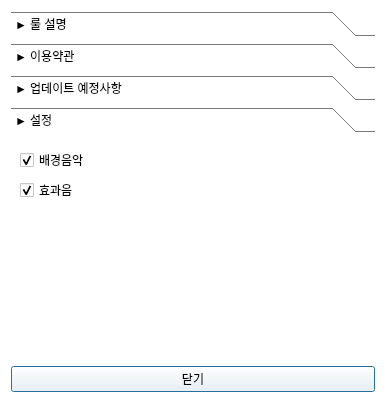
<?xml version="1.0" encoding="UTF-8"?>
<ui version="4.0">
 <class>Dialog</class>
 <widget class="QDialog" name="Dialog">
  <property name="windowModality">
   <enum>Qt::ApplicationModal</enum>
  </property>
  <property name="geometry">
   <rect>
    <x>0</x>
    <y>0</y>
    <width>386</width>
    <height>403</height>
   </rect>
  </property>
  <property name="windowTitle">
   <string>Dialog</string>
  </property>
  <property name="styleSheet">
   <string notr="true">background-color: rgb(255, 255, 255);</string>
  </property>
  <property name="modal">
   <bool>false</bool>
  </property>
  <layout class="QVBoxLayout" name="verticalLayout_2">
   <item>
    <widget class="QToolBox" name="toolBox">
     <property name="currentIndex">
      <number>3</number>
     </property>
     <widget class="QWidget" name="page_5">
      <property name="geometry">
       <rect>
        <x>0</x>
        <y>0</y>
        <width>368</width>
        <height>161</height>
       </rect>
      </property>
      <attribute name="label">
       <string>► 룰 설명 </string>
      </attribute>
      <layout class="QHBoxLayout" name="horizontalLayout_9">
       <item>
        <widget class="QScrollArea" name="scrollArea_4">
         <property name="widgetResizable">
          <bool>true</bool>
         </property>
         <widget class="QWidget" name="scrollAreaWidgetContents_4">
          <property name="geometry">
           <rect>
            <x>0</x>
            <y>0</y>
            <width>348</width>
            <height>141</height>
           </rect>
          </property>
          <layout class="QHBoxLayout" name="horizontalLayout_10">
           <item>
            <widget class="QTextEdit" name="textEdit_4">
             <property name="html">
              <string>&lt;!DOCTYPE HTML PUBLIC &quot;-//W3C//DTD HTML 4.0//EN&quot; &quot;http://www.w3.org/TR/REC-html40/strict.dtd&quot;&gt;
&lt;html&gt;&lt;head&gt;&lt;meta name=&quot;qrichtext&quot; content=&quot;1&quot; /&gt;&lt;style type=&quot;text/css&quot;&gt;
p, li { white-space: pre-wrap; }
&lt;/style&gt;&lt;/head&gt;&lt;body style=&quot; font-family:'Pretendard Medium'; font-size:9pt; font-weight:400; font-style:normal;&quot;&gt;
&lt;p style=&quot; margin-top:0px; margin-bottom:0px; margin-left:0px; margin-right:0px; -qt-block-indent:0; text-indent:0px;&quot;&gt;&lt;span style=&quot; font-family:'.AppleSystemUIFont'; font-size:13pt;&quot;&gt;룰 글로 설명 or 사진첨부&lt;/span&gt;&lt;/p&gt;
&lt;p style=&quot; margin-top:0px; margin-bottom:0px; margin-left:0px; margin-right:0px; -qt-block-indent:0; text-indent:0px;&quot;&gt;&lt;span style=&quot; font-family:'.AppleSystemUIFont'; font-size:13pt;&quot;&gt;ㄹ&lt;/span&gt;&lt;/p&gt;
&lt;p style=&quot; margin-top:0px; margin-bottom:0px; margin-left:0px; margin-right:0px; -qt-block-indent:0; text-indent:0px;&quot;&gt;&lt;span style=&quot; font-family:'.AppleSystemUIFont'; font-size:13pt;&quot;&gt;ㄹ&lt;/span&gt;&lt;/p&gt;
&lt;p style=&quot; margin-top:0px; margin-bottom:0px; margin-left:0px; margin-right:0px; -qt-block-indent:0; text-indent:0px;&quot;&gt;&lt;span style=&quot; font-family:'.AppleSystemUIFont'; font-size:13pt;&quot;&gt;ㄹ&lt;/span&gt;&lt;/p&gt;
&lt;p style=&quot; margin-top:0px; margin-bottom:0px; margin-left:0px; margin-right:0px; -qt-block-indent:0; text-indent:0px;&quot;&gt;&lt;span style=&quot; font-family:'.AppleSystemUIFont'; font-size:13pt;&quot;&gt;ㄹ&lt;/span&gt;&lt;/p&gt;
&lt;p style=&quot; margin-top:0px; margin-bottom:0px; margin-left:0px; margin-right:0px; -qt-block-indent:0; text-indent:0px;&quot;&gt;&lt;span style=&quot; font-family:'.AppleSystemUIFont'; font-size:13pt;&quot;&gt;ㄹ&lt;/span&gt;&lt;/p&gt;
&lt;p style=&quot; margin-top:0px; margin-bottom:0px; margin-left:0px; margin-right:0px; -qt-block-indent:0; text-indent:0px;&quot;&gt;&lt;span style=&quot; font-family:'.AppleSystemUIFont'; font-size:13pt;&quot;&gt;ㄹ&lt;/span&gt;&lt;/p&gt;
&lt;p style=&quot; margin-top:0px; margin-bottom:0px; margin-left:0px; margin-right:0px; -qt-block-indent:0; text-indent:0px;&quot;&gt;&lt;span style=&quot; font-family:'.AppleSystemUIFont'; font-size:13pt;&quot;&gt;ㄹ&lt;/span&gt;&lt;/p&gt;
&lt;p style=&quot; margin-top:0px; margin-bottom:0px; margin-left:0px; margin-right:0px; -qt-block-indent:0; text-indent:0px;&quot;&gt;&lt;span style=&quot; font-family:'.AppleSystemUIFont'; font-size:13pt;&quot;&gt;ㄹ&lt;/span&gt;&lt;/p&gt;
&lt;p style=&quot; margin-top:0px; margin-bottom:0px; margin-left:0px; margin-right:0px; -qt-block-indent:0; text-indent:0px;&quot;&gt;&lt;span style=&quot; font-family:'.AppleSystemUIFont'; font-size:13pt;&quot;&gt;ㄹ&lt;/span&gt;&lt;/p&gt;
&lt;p style=&quot; margin-top:0px; margin-bottom:0px; margin-left:0px; margin-right:0px; -qt-block-indent:0; text-indent:0px;&quot;&gt;&lt;span style=&quot; font-family:'.AppleSystemUIFont'; font-size:13pt;&quot;&gt;ㄹ&lt;/span&gt;&lt;/p&gt;
&lt;p style=&quot; margin-top:0px; margin-bottom:0px; margin-left:0px; margin-right:0px; -qt-block-indent:0; text-indent:0px;&quot;&gt;&lt;span style=&quot; font-family:'.AppleSystemUIFont'; font-size:13pt;&quot;&gt;ㄹ&lt;/span&gt;&lt;/p&gt;
&lt;p style=&quot; margin-top:0px; margin-bottom:0px; margin-left:0px; margin-right:0px; -qt-block-indent:0; text-indent:0px;&quot;&gt;&lt;span style=&quot; font-family:'.AppleSystemUIFont'; font-size:13pt;&quot;&gt;ㄹ&lt;/span&gt;&lt;/p&gt;
&lt;p style=&quot; margin-top:0px; margin-bottom:0px; margin-left:0px; margin-right:0px; -qt-block-indent:0; text-indent:0px;&quot;&gt;&lt;span style=&quot; font-family:'.AppleSystemUIFont'; font-size:13pt;&quot;&gt;ㄹ&lt;/span&gt;&lt;/p&gt;
&lt;p style=&quot; margin-top:0px; margin-bottom:0px; margin-left:0px; margin-right:0px; -qt-block-indent:0; text-indent:0px;&quot;&gt;&lt;span style=&quot; font-family:'.AppleSystemUIFont'; font-size:13pt;&quot;&gt;ㄹ&lt;/span&gt;&lt;/p&gt;
&lt;p style=&quot; margin-top:0px; margin-bottom:0px; margin-left:0px; margin-right:0px; -qt-block-indent:0; text-indent:0px;&quot;&gt;&lt;span style=&quot; font-family:'.AppleSystemUIFont'; font-size:13pt;&quot;&gt;ㄹ&lt;/span&gt;&lt;/p&gt;
&lt;p style=&quot; margin-top:0px; margin-bottom:0px; margin-left:0px; margin-right:0px; -qt-block-indent:0; text-indent:0px;&quot;&gt;&lt;span style=&quot; font-family:'.AppleSystemUIFont'; font-size:13pt;&quot;&gt;ㄹ&lt;/span&gt;&lt;/p&gt;
&lt;p style=&quot; margin-top:0px; margin-bottom:0px; margin-left:0px; margin-right:0px; -qt-block-indent:0; text-indent:0px;&quot;&gt;&lt;span style=&quot; font-family:'.AppleSystemUIFont'; font-size:13pt;&quot;&gt;ㄹ&lt;/span&gt;&lt;/p&gt;
&lt;p style=&quot; margin-top:0px; margin-bottom:0px; margin-left:0px; margin-right:0px; -qt-block-indent:0; text-indent:0px;&quot;&gt;&lt;span style=&quot; font-family:'.AppleSystemUIFont'; font-size:13pt;&quot;&gt;ㄹ&lt;/span&gt;&lt;/p&gt;
&lt;p style=&quot; margin-top:0px; margin-bottom:0px; margin-left:0px; margin-right:0px; -qt-block-indent:0; text-indent:0px;&quot;&gt;&lt;span style=&quot; font-family:'.AppleSystemUIFont'; font-size:13pt;&quot;&gt;ㄹ&lt;/span&gt;&lt;/p&gt;
&lt;p style=&quot; margin-top:0px; margin-bottom:0px; margin-left:0px; margin-right:0px; -qt-block-indent:0; text-indent:0px;&quot;&gt;&lt;span style=&quot; font-family:'.AppleSystemUIFont'; font-size:13pt;&quot;&gt;ㄹ&lt;/span&gt;&lt;/p&gt;
&lt;p style=&quot; margin-top:0px; margin-bottom:0px; margin-left:0px; margin-right:0px; -qt-block-indent:0; text-indent:0px;&quot;&gt;&lt;span style=&quot; font-family:'.AppleSystemUIFont'; font-size:13pt;&quot;&gt;ㄹ&lt;/span&gt;&lt;/p&gt;
&lt;p style=&quot; margin-top:0px; margin-bottom:0px; margin-left:0px; margin-right:0px; -qt-block-indent:0; text-indent:0px;&quot;&gt;&lt;span style=&quot; font-family:'.AppleSystemUIFont'; font-size:13pt;&quot;&gt;ㄹ&lt;/span&gt;&lt;/p&gt;
&lt;p style=&quot; margin-top:0px; margin-bottom:0px; margin-left:0px; margin-right:0px; -qt-block-indent:0; text-indent:0px;&quot;&gt;&lt;span style=&quot; font-family:'.AppleSystemUIFont'; font-size:13pt;&quot;&gt;ㄹ&lt;/span&gt;&lt;/p&gt;
&lt;p style=&quot; margin-top:0px; margin-bottom:0px; margin-left:0px; margin-right:0px; -qt-block-indent:0; text-indent:0px;&quot;&gt;&lt;span style=&quot; font-family:'.AppleSystemUIFont'; font-size:13pt;&quot;&gt;ㄹ&lt;/span&gt;&lt;/p&gt;
&lt;p style=&quot; margin-top:0px; margin-bottom:0px; margin-left:0px; margin-right:0px; -qt-block-indent:0; text-indent:0px;&quot;&gt;&lt;span style=&quot; font-family:'.AppleSystemUIFont'; font-size:13pt;&quot;&gt;ㄹ&lt;/span&gt;&lt;/p&gt;
&lt;p style=&quot; margin-top:0px; margin-bottom:0px; margin-left:0px; margin-right:0px; -qt-block-indent:0; text-indent:0px;&quot;&gt;&lt;span style=&quot; font-family:'.AppleSystemUIFont'; font-size:13pt;&quot;&gt;ㄹ&lt;/span&gt;&lt;/p&gt;
&lt;p style=&quot; margin-top:0px; margin-bottom:0px; margin-left:0px; margin-right:0px; -qt-block-indent:0; text-indent:0px;&quot;&gt;&lt;span style=&quot; font-family:'.AppleSystemUIFont'; font-size:13pt;&quot;&gt;ㄹ&lt;/span&gt;&lt;/p&gt;
&lt;p style=&quot; margin-top:0px; margin-bottom:0px; margin-left:0px; margin-right:0px; -qt-block-indent:0; text-indent:0px;&quot;&gt;&lt;span style=&quot; font-family:'.AppleSystemUIFont'; font-size:13pt;&quot;&gt;ㄹ&lt;/span&gt;&lt;/p&gt;
&lt;p style=&quot; margin-top:0px; margin-bottom:0px; margin-left:0px; margin-right:0px; -qt-block-indent:0; text-indent:0px;&quot;&gt;&lt;span style=&quot; font-family:'.AppleSystemUIFont'; font-size:13pt;&quot;&gt;ㄹ&lt;/span&gt;&lt;/p&gt;
&lt;p style=&quot; margin-top:0px; margin-bottom:0px; margin-left:0px; margin-right:0px; -qt-block-indent:0; text-indent:0px;&quot;&gt;&lt;span style=&quot; font-family:'.AppleSystemUIFont'; font-size:13pt;&quot;&gt;ㄹ&lt;/span&gt;&lt;/p&gt;
&lt;p style=&quot; margin-top:0px; margin-bottom:0px; margin-left:0px; margin-right:0px; -qt-block-indent:0; text-indent:0px;&quot;&gt;&lt;span style=&quot; font-family:'.AppleSystemUIFont'; font-size:13pt;&quot;&gt;ㄹ&lt;/span&gt;&lt;/p&gt;
&lt;p style=&quot; margin-top:0px; margin-bottom:0px; margin-left:0px; margin-right:0px; -qt-block-indent:0; text-indent:0px;&quot;&gt;&lt;span style=&quot; font-family:'.AppleSystemUIFont'; font-size:13pt;&quot;&gt;ㄹ&lt;/span&gt;&lt;/p&gt;
&lt;p style=&quot;-qt-paragraph-type:empty; margin-top:0px; margin-bottom:0px; margin-left:0px; margin-right:0px; -qt-block-indent:0; text-indent:0px; font-family:'.AppleSystemUIFont'; font-size:13pt;&quot;&gt;&lt;br /&gt;&lt;/p&gt;&lt;/body&gt;&lt;/html&gt;</string>
             </property>
            </widget>
           </item>
          </layout>
         </widget>
        </widget>
       </item>
      </layout>
     </widget>
     <widget class="QWidget" name="page">
      <property name="geometry">
       <rect>
        <x>0</x>
        <y>0</y>
        <width>368</width>
        <height>161</height>
       </rect>
      </property>
      <attribute name="label">
       <string>► 이용약관</string>
      </attribute>
      <layout class="QHBoxLayout" name="horizontalLayout_2">
       <item>
        <widget class="QScrollArea" name="scrollArea">
         <property name="widgetResizable">
          <bool>true</bool>
         </property>
         <widget class="QWidget" name="scrollAreaWidgetContents">
          <property name="geometry">
           <rect>
            <x>0</x>
            <y>0</y>
            <width>348</width>
            <height>141</height>
           </rect>
          </property>
          <layout class="QHBoxLayout" name="horizontalLayout_8">
           <item>
            <widget class="QTextEdit" name="textEdit_3">
             <property name="html">
              <string>&lt;!DOCTYPE HTML PUBLIC &quot;-//W3C//DTD HTML 4.0//EN&quot; &quot;http://www.w3.org/TR/REC-html40/strict.dtd&quot;&gt;
&lt;html&gt;&lt;head&gt;&lt;meta name=&quot;qrichtext&quot; content=&quot;1&quot; /&gt;&lt;style type=&quot;text/css&quot;&gt;
p, li { white-space: pre-wrap; }
&lt;/style&gt;&lt;/head&gt;&lt;body style=&quot; font-family:'Pretendard Medium'; font-size:9pt; font-weight:400; font-style:normal;&quot;&gt;
&lt;p style=&quot; margin-top:0px; margin-bottom:0px; margin-left:0px; margin-right:0px; -qt-block-indent:0; text-indent:0px;&quot;&gt;&lt;span style=&quot; font-family:'.AppleSystemUIFont'; font-size:13pt;&quot;&gt;ㅇ&lt;/span&gt;&lt;/p&gt;
&lt;p style=&quot; margin-top:0px; margin-bottom:0px; margin-left:0px; margin-right:0px; -qt-block-indent:0; text-indent:0px;&quot;&gt;&lt;span style=&quot; font-family:'.AppleSystemUIFont'; font-size:13pt;&quot;&gt;ㅇ&lt;/span&gt;&lt;/p&gt;
&lt;p style=&quot; margin-top:0px; margin-bottom:0px; margin-left:0px; margin-right:0px; -qt-block-indent:0; text-indent:0px;&quot;&gt;&lt;span style=&quot; font-family:'.AppleSystemUIFont'; font-size:13pt;&quot;&gt;ㅇ&lt;/span&gt;&lt;/p&gt;
&lt;p style=&quot; margin-top:0px; margin-bottom:0px; margin-left:0px; margin-right:0px; -qt-block-indent:0; text-indent:0px;&quot;&gt;&lt;span style=&quot; font-family:'.AppleSystemUIFont'; font-size:13pt;&quot;&gt;ㅇ&lt;/span&gt;&lt;/p&gt;
&lt;p style=&quot; margin-top:0px; margin-bottom:0px; margin-left:0px; margin-right:0px; -qt-block-indent:0; text-indent:0px;&quot;&gt;&lt;span style=&quot; font-family:'.AppleSystemUIFont'; font-size:13pt;&quot;&gt;ㅇ&lt;/span&gt;&lt;/p&gt;
&lt;p style=&quot; margin-top:0px; margin-bottom:0px; margin-left:0px; margin-right:0px; -qt-block-indent:0; text-indent:0px;&quot;&gt;&lt;span style=&quot; font-family:'.AppleSystemUIFont'; font-size:13pt;&quot;&gt;ㅇ&lt;/span&gt;&lt;/p&gt;
&lt;p style=&quot; margin-top:0px; margin-bottom:0px; margin-left:0px; margin-right:0px; -qt-block-indent:0; text-indent:0px;&quot;&gt;&lt;span style=&quot; font-family:'.AppleSystemUIFont'; font-size:13pt;&quot;&gt;ㅇ&lt;/span&gt;&lt;/p&gt;
&lt;p style=&quot; margin-top:0px; margin-bottom:0px; margin-left:0px; margin-right:0px; -qt-block-indent:0; text-indent:0px;&quot;&gt;&lt;span style=&quot; font-family:'.AppleSystemUIFont'; font-size:13pt;&quot;&gt;ㅇ&lt;/span&gt;&lt;/p&gt;
&lt;p style=&quot; margin-top:0px; margin-bottom:0px; margin-left:0px; margin-right:0px; -qt-block-indent:0; text-indent:0px;&quot;&gt;&lt;span style=&quot; font-family:'.AppleSystemUIFont'; font-size:13pt;&quot;&gt;ㅇ&lt;/span&gt;&lt;/p&gt;
&lt;p style=&quot; margin-top:0px; margin-bottom:0px; margin-left:0px; margin-right:0px; -qt-block-indent:0; text-indent:0px;&quot;&gt;&lt;span style=&quot; font-family:'.AppleSystemUIFont'; font-size:13pt;&quot;&gt;ㅇ&lt;/span&gt;&lt;/p&gt;
&lt;p style=&quot; margin-top:0px; margin-bottom:0px; margin-left:0px; margin-right:0px; -qt-block-indent:0; text-indent:0px;&quot;&gt;&lt;span style=&quot; font-family:'.AppleSystemUIFont'; font-size:13pt;&quot;&gt;ㅇ&lt;/span&gt;&lt;/p&gt;
&lt;p style=&quot; margin-top:0px; margin-bottom:0px; margin-left:0px; margin-right:0px; -qt-block-indent:0; text-indent:0px;&quot;&gt;&lt;span style=&quot; font-family:'.AppleSystemUIFont'; font-size:13pt;&quot;&gt;ㅇ&lt;/span&gt;&lt;/p&gt;
&lt;p style=&quot; margin-top:0px; margin-bottom:0px; margin-left:0px; margin-right:0px; -qt-block-indent:0; text-indent:0px;&quot;&gt;&lt;span style=&quot; font-family:'.AppleSystemUIFont'; font-size:13pt;&quot;&gt;ㅇ&lt;/span&gt;&lt;/p&gt;
&lt;p style=&quot; margin-top:0px; margin-bottom:0px; margin-left:0px; margin-right:0px; -qt-block-indent:0; text-indent:0px;&quot;&gt;&lt;span style=&quot; font-family:'.AppleSystemUIFont'; font-size:13pt;&quot;&gt;ㅇ&lt;/span&gt;&lt;/p&gt;
&lt;p style=&quot; margin-top:0px; margin-bottom:0px; margin-left:0px; margin-right:0px; -qt-block-indent:0; text-indent:0px;&quot;&gt;&lt;span style=&quot; font-family:'.AppleSystemUIFont'; font-size:13pt;&quot;&gt;ㅇ&lt;/span&gt;&lt;/p&gt;
&lt;p style=&quot; margin-top:0px; margin-bottom:0px; margin-left:0px; margin-right:0px; -qt-block-indent:0; text-indent:0px;&quot;&gt;&lt;span style=&quot; font-family:'.AppleSystemUIFont'; font-size:13pt;&quot;&gt;ㅇ&lt;/span&gt;&lt;/p&gt;
&lt;p style=&quot; margin-top:0px; margin-bottom:0px; margin-left:0px; margin-right:0px; -qt-block-indent:0; text-indent:0px;&quot;&gt;&lt;span style=&quot; font-family:'.AppleSystemUIFont'; font-size:13pt;&quot;&gt;ㅇ&lt;/span&gt;&lt;/p&gt;
&lt;p style=&quot; margin-top:0px; margin-bottom:0px; margin-left:0px; margin-right:0px; -qt-block-indent:0; text-indent:0px;&quot;&gt;&lt;span style=&quot; font-family:'.AppleSystemUIFont'; font-size:13pt;&quot;&gt;ㅇ&lt;/span&gt;&lt;/p&gt;
&lt;p style=&quot; margin-top:0px; margin-bottom:0px; margin-left:0px; margin-right:0px; -qt-block-indent:0; text-indent:0px;&quot;&gt;&lt;span style=&quot; font-family:'.AppleSystemUIFont'; font-size:13pt;&quot;&gt;ㅇ&lt;/span&gt;&lt;/p&gt;
&lt;p style=&quot; margin-top:0px; margin-bottom:0px; margin-left:0px; margin-right:0px; -qt-block-indent:0; text-indent:0px;&quot;&gt;&lt;span style=&quot; font-family:'.AppleSystemUIFont'; font-size:13pt;&quot;&gt;ㅇ&lt;/span&gt;&lt;/p&gt;
&lt;p style=&quot; margin-top:0px; margin-bottom:0px; margin-left:0px; margin-right:0px; -qt-block-indent:0; text-indent:0px;&quot;&gt;&lt;span style=&quot; font-family:'.AppleSystemUIFont'; font-size:13pt;&quot;&gt;ㅇ&lt;/span&gt;&lt;/p&gt;
&lt;p style=&quot; margin-top:0px; margin-bottom:0px; margin-left:0px; margin-right:0px; -qt-block-indent:0; text-indent:0px;&quot;&gt;&lt;span style=&quot; font-family:'.AppleSystemUIFont'; font-size:13pt;&quot;&gt;ㅇ&lt;/span&gt;&lt;/p&gt;
&lt;p style=&quot; margin-top:0px; margin-bottom:0px; margin-left:0px; margin-right:0px; -qt-block-indent:0; text-indent:0px;&quot;&gt;&lt;span style=&quot; font-family:'.AppleSystemUIFont'; font-size:13pt;&quot;&gt;ㅇ&lt;/span&gt;&lt;/p&gt;
&lt;p style=&quot; margin-top:0px; margin-bottom:0px; margin-left:0px; margin-right:0px; -qt-block-indent:0; text-indent:0px;&quot;&gt;&lt;span style=&quot; font-family:'.AppleSystemUIFont'; font-size:13pt;&quot;&gt;ㅇ&lt;/span&gt;&lt;/p&gt;
&lt;p style=&quot; margin-top:0px; margin-bottom:0px; margin-left:0px; margin-right:0px; -qt-block-indent:0; text-indent:0px;&quot;&gt;&lt;span style=&quot; font-family:'.AppleSystemUIFont'; font-size:13pt;&quot;&gt;ㅇ&lt;/span&gt;&lt;/p&gt;
&lt;p style=&quot; margin-top:0px; margin-bottom:0px; margin-left:0px; margin-right:0px; -qt-block-indent:0; text-indent:0px;&quot;&gt;&lt;span style=&quot; font-family:'.AppleSystemUIFont'; font-size:13pt;&quot;&gt;ㅇ&lt;/span&gt;&lt;/p&gt;
&lt;p style=&quot; margin-top:0px; margin-bottom:0px; margin-left:0px; margin-right:0px; -qt-block-indent:0; text-indent:0px;&quot;&gt;&lt;span style=&quot; font-family:'.AppleSystemUIFont'; font-size:13pt;&quot;&gt;ㅇ&lt;/span&gt;&lt;/p&gt;
&lt;p style=&quot; margin-top:0px; margin-bottom:0px; margin-left:0px; margin-right:0px; -qt-block-indent:0; text-indent:0px;&quot;&gt;&lt;span style=&quot; font-family:'.AppleSystemUIFont'; font-size:13pt;&quot;&gt;ㅇ&lt;/span&gt;&lt;/p&gt;
&lt;p style=&quot; margin-top:0px; margin-bottom:0px; margin-left:0px; margin-right:0px; -qt-block-indent:0; text-indent:0px;&quot;&gt;&lt;span style=&quot; font-family:'.AppleSystemUIFont'; font-size:13pt;&quot;&gt;ㅇ&lt;/span&gt;&lt;/p&gt;
&lt;p style=&quot; margin-top:0px; margin-bottom:0px; margin-left:0px; margin-right:0px; -qt-block-indent:0; text-indent:0px;&quot;&gt;&lt;span style=&quot; font-family:'.AppleSystemUIFont'; font-size:13pt;&quot;&gt;ㅇ&lt;/span&gt;&lt;/p&gt;
&lt;p style=&quot; margin-top:0px; margin-bottom:0px; margin-left:0px; margin-right:0px; -qt-block-indent:0; text-indent:0px;&quot;&gt;&lt;span style=&quot; font-family:'.AppleSystemUIFont'; font-size:13pt;&quot;&gt;ㅇ&lt;/span&gt;&lt;/p&gt;
&lt;p style=&quot; margin-top:0px; margin-bottom:0px; margin-left:0px; margin-right:0px; -qt-block-indent:0; text-indent:0px;&quot;&gt;&lt;span style=&quot; font-family:'.AppleSystemUIFont'; font-size:13pt;&quot;&gt;ㅇ&lt;/span&gt;&lt;/p&gt;
&lt;p style=&quot; margin-top:0px; margin-bottom:0px; margin-left:0px; margin-right:0px; -qt-block-indent:0; text-indent:0px;&quot;&gt;&lt;span style=&quot; font-family:'.AppleSystemUIFont'; font-size:13pt;&quot;&gt;ㅇ&lt;/span&gt;&lt;/p&gt;
&lt;p style=&quot; margin-top:0px; margin-bottom:0px; margin-left:0px; margin-right:0px; -qt-block-indent:0; text-indent:0px;&quot;&gt;&lt;span style=&quot; font-family:'.AppleSystemUIFont'; font-size:13pt;&quot;&gt;ㅇ&lt;/span&gt;&lt;/p&gt;
&lt;p style=&quot; margin-top:0px; margin-bottom:0px; margin-left:0px; margin-right:0px; -qt-block-indent:0; text-indent:0px;&quot;&gt;&lt;span style=&quot; font-family:'.AppleSystemUIFont'; font-size:13pt;&quot;&gt;ㅇ&lt;/span&gt;&lt;/p&gt;
&lt;p style=&quot; margin-top:0px; margin-bottom:0px; margin-left:0px; margin-right:0px; -qt-block-indent:0; text-indent:0px;&quot;&gt;&lt;span style=&quot; font-family:'.AppleSystemUIFont'; font-size:13pt;&quot;&gt;ㅇ&lt;/span&gt;&lt;/p&gt;
&lt;p style=&quot; margin-top:0px; margin-bottom:0px; margin-left:0px; margin-right:0px; -qt-block-indent:0; text-indent:0px;&quot;&gt;&lt;span style=&quot; font-family:'.AppleSystemUIFont'; font-size:13pt;&quot;&gt;ㅇ&lt;/span&gt;&lt;/p&gt;
&lt;p style=&quot; margin-top:0px; margin-bottom:0px; margin-left:0px; margin-right:0px; -qt-block-indent:0; text-indent:0px;&quot;&gt;&lt;span style=&quot; font-family:'.AppleSystemUIFont'; font-size:13pt;&quot;&gt;ㅇ&lt;/span&gt;&lt;/p&gt;
&lt;p style=&quot; margin-top:0px; margin-bottom:0px; margin-left:0px; margin-right:0px; -qt-block-indent:0; text-indent:0px;&quot;&gt;&lt;span style=&quot; font-family:'.AppleSystemUIFont'; font-size:13pt;&quot;&gt;ㅇ&lt;/span&gt;&lt;/p&gt;
&lt;p style=&quot; margin-top:0px; margin-bottom:0px; margin-left:0px; margin-right:0px; -qt-block-indent:0; text-indent:0px;&quot;&gt;&lt;span style=&quot; font-family:'.AppleSystemUIFont'; font-size:13pt;&quot;&gt;ㅇ&lt;/span&gt;&lt;/p&gt;
&lt;p style=&quot; margin-top:0px; margin-bottom:0px; margin-left:0px; margin-right:0px; -qt-block-indent:0; text-indent:0px;&quot;&gt;&lt;span style=&quot; font-family:'.AppleSystemUIFont'; font-size:13pt;&quot;&gt;ㅇ&lt;/span&gt;&lt;/p&gt;
&lt;p style=&quot; margin-top:0px; margin-bottom:0px; margin-left:0px; margin-right:0px; -qt-block-indent:0; text-indent:0px;&quot;&gt;&lt;span style=&quot; font-family:'.AppleSystemUIFont'; font-size:13pt;&quot;&gt;ㅇ&lt;/span&gt;&lt;/p&gt;
&lt;p style=&quot;-qt-paragraph-type:empty; margin-top:0px; margin-bottom:0px; margin-left:0px; margin-right:0px; -qt-block-indent:0; text-indent:0px; font-family:'.AppleSystemUIFont'; font-size:13pt;&quot;&gt;&lt;br /&gt;&lt;/p&gt;&lt;/body&gt;&lt;/html&gt;</string>
             </property>
            </widget>
           </item>
          </layout>
         </widget>
        </widget>
       </item>
      </layout>
     </widget>
     <widget class="QWidget" name="page_3">
      <property name="geometry">
       <rect>
        <x>0</x>
        <y>0</y>
        <width>368</width>
        <height>161</height>
       </rect>
      </property>
      <attribute name="label">
       <string>► 업데이트 예정사항</string>
      </attribute>
      <layout class="QHBoxLayout" name="horizontalLayout_4">
       <item>
        <widget class="QScrollArea" name="scrollArea_3">
         <property name="widgetResizable">
          <bool>true</bool>
         </property>
         <widget class="QWidget" name="scrollAreaWidgetContents_3">
          <property name="geometry">
           <rect>
            <x>0</x>
            <y>0</y>
            <width>348</width>
            <height>141</height>
           </rect>
          </property>
          <layout class="QHBoxLayout" name="horizontalLayout_6">
           <item>
            <widget class="QTextEdit" name="textEdit">
             <property name="html">
              <string>&lt;!DOCTYPE HTML PUBLIC &quot;-//W3C//DTD HTML 4.0//EN&quot; &quot;http://www.w3.org/TR/REC-html40/strict.dtd&quot;&gt;
&lt;html&gt;&lt;head&gt;&lt;meta name=&quot;qrichtext&quot; content=&quot;1&quot; /&gt;&lt;style type=&quot;text/css&quot;&gt;
p, li { white-space: pre-wrap; }
&lt;/style&gt;&lt;/head&gt;&lt;body style=&quot; font-family:'Pretendard Medium'; font-size:9pt; font-weight:400; font-style:normal;&quot;&gt;
&lt;p style=&quot; margin-top:0px; margin-bottom:0px; margin-left:0px; margin-right:0px; -qt-block-indent:0; text-indent:0px;&quot;&gt;&lt;span style=&quot; font-family:'.AppleSystemUIFont'; font-size:13pt;&quot;&gt;ㅋ&lt;/span&gt;&lt;/p&gt;
&lt;p style=&quot; margin-top:0px; margin-bottom:0px; margin-left:0px; margin-right:0px; -qt-block-indent:0; text-indent:0px;&quot;&gt;&lt;span style=&quot; font-family:'.AppleSystemUIFont'; font-size:13pt;&quot;&gt;ㅋ&lt;/span&gt;&lt;/p&gt;
&lt;p style=&quot; margin-top:0px; margin-bottom:0px; margin-left:0px; margin-right:0px; -qt-block-indent:0; text-indent:0px;&quot;&gt;&lt;span style=&quot; font-family:'.AppleSystemUIFont'; font-size:13pt;&quot;&gt;ㅋ&lt;/span&gt;&lt;/p&gt;
&lt;p style=&quot; margin-top:0px; margin-bottom:0px; margin-left:0px; margin-right:0px; -qt-block-indent:0; text-indent:0px;&quot;&gt;&lt;span style=&quot; font-family:'.AppleSystemUIFont'; font-size:13pt;&quot;&gt;ㅋ&lt;/span&gt;&lt;/p&gt;
&lt;p style=&quot; margin-top:0px; margin-bottom:0px; margin-left:0px; margin-right:0px; -qt-block-indent:0; text-indent:0px;&quot;&gt;&lt;span style=&quot; font-family:'.AppleSystemUIFont'; font-size:13pt;&quot;&gt;ㅋ&lt;/span&gt;&lt;/p&gt;
&lt;p style=&quot; margin-top:0px; margin-bottom:0px; margin-left:0px; margin-right:0px; -qt-block-indent:0; text-indent:0px;&quot;&gt;&lt;span style=&quot; font-family:'.AppleSystemUIFont'; font-size:13pt;&quot;&gt;ㅋ&lt;/span&gt;&lt;/p&gt;
&lt;p style=&quot; margin-top:0px; margin-bottom:0px; margin-left:0px; margin-right:0px; -qt-block-indent:0; text-indent:0px;&quot;&gt;&lt;span style=&quot; font-family:'.AppleSystemUIFont'; font-size:13pt;&quot;&gt;ㅋ&lt;/span&gt;&lt;/p&gt;
&lt;p style=&quot; margin-top:0px; margin-bottom:0px; margin-left:0px; margin-right:0px; -qt-block-indent:0; text-indent:0px;&quot;&gt;&lt;span style=&quot; font-family:'.AppleSystemUIFont'; font-size:13pt;&quot;&gt;ㅋ&lt;/span&gt;&lt;/p&gt;
&lt;p style=&quot; margin-top:0px; margin-bottom:0px; margin-left:0px; margin-right:0px; -qt-block-indent:0; text-indent:0px;&quot;&gt;&lt;span style=&quot; font-family:'.AppleSystemUIFont'; font-size:13pt;&quot;&gt;ㅋ&lt;/span&gt;&lt;/p&gt;
&lt;p style=&quot; margin-top:0px; margin-bottom:0px; margin-left:0px; margin-right:0px; -qt-block-indent:0; text-indent:0px;&quot;&gt;&lt;span style=&quot; font-family:'.AppleSystemUIFont'; font-size:13pt;&quot;&gt;ㅋ&lt;/span&gt;&lt;/p&gt;
&lt;p style=&quot; margin-top:0px; margin-bottom:0px; margin-left:0px; margin-right:0px; -qt-block-indent:0; text-indent:0px;&quot;&gt;&lt;span style=&quot; font-family:'.AppleSystemUIFont'; font-size:13pt;&quot;&gt;ㅋ&lt;/span&gt;&lt;/p&gt;
&lt;p style=&quot; margin-top:0px; margin-bottom:0px; margin-left:0px; margin-right:0px; -qt-block-indent:0; text-indent:0px;&quot;&gt;&lt;span style=&quot; font-family:'.AppleSystemUIFont'; font-size:13pt;&quot;&gt;ㅋ&lt;/span&gt;&lt;/p&gt;
&lt;p style=&quot; margin-top:0px; margin-bottom:0px; margin-left:0px; margin-right:0px; -qt-block-indent:0; text-indent:0px;&quot;&gt;&lt;span style=&quot; font-family:'.AppleSystemUIFont'; font-size:13pt;&quot;&gt;ㅋ&lt;/span&gt;&lt;/p&gt;
&lt;p style=&quot; margin-top:0px; margin-bottom:0px; margin-left:0px; margin-right:0px; -qt-block-indent:0; text-indent:0px;&quot;&gt;&lt;span style=&quot; font-family:'.AppleSystemUIFont'; font-size:13pt;&quot;&gt;ㅋ&lt;/span&gt;&lt;/p&gt;
&lt;p style=&quot; margin-top:0px; margin-bottom:0px; margin-left:0px; margin-right:0px; -qt-block-indent:0; text-indent:0px;&quot;&gt;&lt;span style=&quot; font-family:'.AppleSystemUIFont'; font-size:13pt;&quot;&gt;ㅋ&lt;/span&gt;&lt;/p&gt;
&lt;p style=&quot; margin-top:0px; margin-bottom:0px; margin-left:0px; margin-right:0px; -qt-block-indent:0; text-indent:0px;&quot;&gt;&lt;span style=&quot; font-family:'.AppleSystemUIFont'; font-size:13pt;&quot;&gt;ㅋ&lt;/span&gt;&lt;/p&gt;
&lt;p style=&quot; margin-top:0px; margin-bottom:0px; margin-left:0px; margin-right:0px; -qt-block-indent:0; text-indent:0px;&quot;&gt;&lt;span style=&quot; font-family:'.AppleSystemUIFont'; font-size:13pt;&quot;&gt;ㅋ&lt;/span&gt;&lt;/p&gt;
&lt;p style=&quot; margin-top:0px; margin-bottom:0px; margin-left:0px; margin-right:0px; -qt-block-indent:0; text-indent:0px;&quot;&gt;&lt;span style=&quot; font-family:'.AppleSystemUIFont'; font-size:13pt;&quot;&gt;ㅋ&lt;/span&gt;&lt;/p&gt;
&lt;p style=&quot; margin-top:0px; margin-bottom:0px; margin-left:0px; margin-right:0px; -qt-block-indent:0; text-indent:0px;&quot;&gt;&lt;span style=&quot; font-family:'.AppleSystemUIFont'; font-size:13pt;&quot;&gt;ㅋ&lt;/span&gt;&lt;/p&gt;
&lt;p style=&quot; margin-top:0px; margin-bottom:0px; margin-left:0px; margin-right:0px; -qt-block-indent:0; text-indent:0px;&quot;&gt;&lt;span style=&quot; font-family:'.AppleSystemUIFont'; font-size:13pt;&quot;&gt;ㅋ&lt;/span&gt;&lt;/p&gt;
&lt;p style=&quot; margin-top:0px; margin-bottom:0px; margin-left:0px; margin-right:0px; -qt-block-indent:0; text-indent:0px;&quot;&gt;&lt;span style=&quot; font-family:'.AppleSystemUIFont'; font-size:13pt;&quot;&gt;ㅋ&lt;/span&gt;&lt;/p&gt;
&lt;p style=&quot; margin-top:0px; margin-bottom:0px; margin-left:0px; margin-right:0px; -qt-block-indent:0; text-indent:0px;&quot;&gt;&lt;span style=&quot; font-family:'.AppleSystemUIFont'; font-size:13pt;&quot;&gt;ㅋ&lt;/span&gt;&lt;/p&gt;
&lt;p style=&quot; margin-top:0px; margin-bottom:0px; margin-left:0px; margin-right:0px; -qt-block-indent:0; text-indent:0px;&quot;&gt;&lt;span style=&quot; font-family:'.AppleSystemUIFont'; font-size:13pt;&quot;&gt;ㅋ&lt;/span&gt;&lt;/p&gt;
&lt;p style=&quot; margin-top:0px; margin-bottom:0px; margin-left:0px; margin-right:0px; -qt-block-indent:0; text-indent:0px;&quot;&gt;&lt;span style=&quot; font-family:'.AppleSystemUIFont'; font-size:13pt;&quot;&gt;ㅋ&lt;/span&gt;&lt;/p&gt;
&lt;p style=&quot; margin-top:0px; margin-bottom:0px; margin-left:0px; margin-right:0px; -qt-block-indent:0; text-indent:0px;&quot;&gt;&lt;span style=&quot; font-family:'.AppleSystemUIFont'; font-size:13pt;&quot;&gt;ㅋ&lt;/span&gt;&lt;/p&gt;
&lt;p style=&quot; margin-top:0px; margin-bottom:0px; margin-left:0px; margin-right:0px; -qt-block-indent:0; text-indent:0px;&quot;&gt;&lt;span style=&quot; font-family:'.AppleSystemUIFont'; font-size:13pt;&quot;&gt;ㅋ&lt;/span&gt;&lt;/p&gt;
&lt;p style=&quot; margin-top:0px; margin-bottom:0px; margin-left:0px; margin-right:0px; -qt-block-indent:0; text-indent:0px;&quot;&gt;&lt;span style=&quot; font-family:'.AppleSystemUIFont'; font-size:13pt;&quot;&gt;ㅋ&lt;/span&gt;&lt;/p&gt;
&lt;p style=&quot; margin-top:0px; margin-bottom:0px; margin-left:0px; margin-right:0px; -qt-block-indent:0; text-indent:0px;&quot;&gt;&lt;span style=&quot; font-family:'.AppleSystemUIFont'; font-size:13pt;&quot;&gt;ㅋ&lt;/span&gt;&lt;/p&gt;
&lt;p style=&quot; margin-top:0px; margin-bottom:0px; margin-left:0px; margin-right:0px; -qt-block-indent:0; text-indent:0px;&quot;&gt;&lt;span style=&quot; font-family:'.AppleSystemUIFont'; font-size:13pt;&quot;&gt;ㅋ&lt;/span&gt;&lt;/p&gt;
&lt;p style=&quot; margin-top:0px; margin-bottom:0px; margin-left:0px; margin-right:0px; -qt-block-indent:0; text-indent:0px;&quot;&gt;&lt;span style=&quot; font-family:'.AppleSystemUIFont'; font-size:13pt;&quot;&gt;ㅋ&lt;/span&gt;&lt;/p&gt;
&lt;p style=&quot; margin-top:0px; margin-bottom:0px; margin-left:0px; margin-right:0px; -qt-block-indent:0; text-indent:0px;&quot;&gt;&lt;span style=&quot; font-family:'.AppleSystemUIFont'; font-size:13pt;&quot;&gt;ㅋ&lt;/span&gt;&lt;/p&gt;
&lt;p style=&quot; margin-top:0px; margin-bottom:0px; margin-left:0px; margin-right:0px; -qt-block-indent:0; text-indent:0px;&quot;&gt;&lt;span style=&quot; font-family:'.AppleSystemUIFont'; font-size:13pt;&quot;&gt;ㅋ&lt;/span&gt;&lt;/p&gt;
&lt;p style=&quot; margin-top:0px; margin-bottom:0px; margin-left:0px; margin-right:0px; -qt-block-indent:0; text-indent:0px;&quot;&gt;&lt;span style=&quot; font-family:'.AppleSystemUIFont'; font-size:13pt;&quot;&gt;ㅋ&lt;/span&gt;&lt;/p&gt;
&lt;p style=&quot; margin-top:0px; margin-bottom:0px; margin-left:0px; margin-right:0px; -qt-block-indent:0; text-indent:0px;&quot;&gt;&lt;span style=&quot; font-family:'.AppleSystemUIFont'; font-size:13pt;&quot;&gt;ㅋ&lt;/span&gt;&lt;/p&gt;
&lt;p style=&quot; margin-top:0px; margin-bottom:0px; margin-left:0px; margin-right:0px; -qt-block-indent:0; text-indent:0px;&quot;&gt;&lt;span style=&quot; font-family:'.AppleSystemUIFont'; font-size:13pt;&quot;&gt;ㅋ&lt;/span&gt;&lt;/p&gt;
&lt;p style=&quot; margin-top:0px; margin-bottom:0px; margin-left:0px; margin-right:0px; -qt-block-indent:0; text-indent:0px;&quot;&gt;&lt;span style=&quot; font-family:'.AppleSystemUIFont'; font-size:13pt;&quot;&gt;ㅋ&lt;/span&gt;&lt;/p&gt;
&lt;p style=&quot; margin-top:0px; margin-bottom:0px; margin-left:0px; margin-right:0px; -qt-block-indent:0; text-indent:0px;&quot;&gt;&lt;span style=&quot; font-family:'.AppleSystemUIFont'; font-size:13pt;&quot;&gt;ㅋ&lt;/span&gt;&lt;/p&gt;
&lt;p style=&quot; margin-top:0px; margin-bottom:0px; margin-left:0px; margin-right:0px; -qt-block-indent:0; text-indent:0px;&quot;&gt;&lt;span style=&quot; font-family:'.AppleSystemUIFont'; font-size:13pt;&quot;&gt;ㅋ&lt;/span&gt;&lt;/p&gt;
&lt;p style=&quot; margin-top:0px; margin-bottom:0px; margin-left:0px; margin-right:0px; -qt-block-indent:0; text-indent:0px;&quot;&gt;&lt;span style=&quot; font-family:'.AppleSystemUIFont'; font-size:13pt;&quot;&gt;ㅋ&lt;/span&gt;&lt;/p&gt;
&lt;p style=&quot; margin-top:0px; margin-bottom:0px; margin-left:0px; margin-right:0px; -qt-block-indent:0; text-indent:0px;&quot;&gt;&lt;span style=&quot; font-family:'.AppleSystemUIFont'; font-size:13pt;&quot;&gt;ㅋ&lt;/span&gt;&lt;/p&gt;
&lt;p style=&quot; margin-top:0px; margin-bottom:0px; margin-left:0px; margin-right:0px; -qt-block-indent:0; text-indent:0px;&quot;&gt;&lt;span style=&quot; font-family:'.AppleSystemUIFont'; font-size:13pt;&quot;&gt;ㅋ&lt;/span&gt;&lt;/p&gt;
&lt;p style=&quot; margin-top:0px; margin-bottom:0px; margin-left:0px; margin-right:0px; -qt-block-indent:0; text-indent:0px;&quot;&gt;&lt;span style=&quot; font-family:'.AppleSystemUIFont'; font-size:13pt;&quot;&gt;ㅋ&lt;/span&gt;&lt;/p&gt;
&lt;p style=&quot; margin-top:0px; margin-bottom:0px; margin-left:0px; margin-right:0px; -qt-block-indent:0; text-indent:0px;&quot;&gt;&lt;span style=&quot; font-family:'.AppleSystemUIFont'; font-size:13pt;&quot;&gt;ㅋ&lt;/span&gt;&lt;/p&gt;
&lt;p style=&quot; margin-top:0px; margin-bottom:0px; margin-left:0px; margin-right:0px; -qt-block-indent:0; text-indent:0px;&quot;&gt;&lt;span style=&quot; font-family:'.AppleSystemUIFont'; font-size:13pt;&quot;&gt;ㅋ&lt;/span&gt;&lt;/p&gt;
&lt;p style=&quot; margin-top:0px; margin-bottom:0px; margin-left:0px; margin-right:0px; -qt-block-indent:0; text-indent:0px;&quot;&gt;&lt;span style=&quot; font-family:'.AppleSystemUIFont'; font-size:13pt;&quot;&gt;ㅋ&lt;/span&gt;&lt;/p&gt;
&lt;p style=&quot; margin-top:0px; margin-bottom:0px; margin-left:0px; margin-right:0px; -qt-block-indent:0; text-indent:0px;&quot;&gt;&lt;span style=&quot; font-family:'.AppleSystemUIFont'; font-size:13pt;&quot;&gt;ㅋ&lt;/span&gt;&lt;/p&gt;
&lt;p style=&quot; margin-top:0px; margin-bottom:0px; margin-left:0px; margin-right:0px; -qt-block-indent:0; text-indent:0px;&quot;&gt;&lt;span style=&quot; font-family:'.AppleSystemUIFont'; font-size:13pt;&quot;&gt;ㅋ&lt;/span&gt;&lt;/p&gt;
&lt;p style=&quot; margin-top:0px; margin-bottom:0px; margin-left:0px; margin-right:0px; -qt-block-indent:0; text-indent:0px;&quot;&gt;&lt;span style=&quot; font-family:'.AppleSystemUIFont'; font-size:13pt;&quot;&gt;ㅋ&lt;/span&gt;&lt;/p&gt;
&lt;p style=&quot; margin-top:0px; margin-bottom:0px; margin-left:0px; margin-right:0px; -qt-block-indent:0; text-indent:0px;&quot;&gt;&lt;span style=&quot; font-family:'.AppleSystemUIFont'; font-size:13pt;&quot;&gt;ㅋ&lt;/span&gt;&lt;/p&gt;
&lt;p style=&quot; margin-top:0px; margin-bottom:0px; margin-left:0px; margin-right:0px; -qt-block-indent:0; text-indent:0px;&quot;&gt;&lt;span style=&quot; font-family:'.AppleSystemUIFont'; font-size:13pt;&quot;&gt;ㅋ&lt;/span&gt;&lt;/p&gt;&lt;/body&gt;&lt;/html&gt;</string>
             </property>
            </widget>
           </item>
          </layout>
         </widget>
        </widget>
       </item>
      </layout>
     </widget>
     <widget class="QWidget" name="page_4">
      <property name="geometry">
       <rect>
        <x>0</x>
        <y>0</y>
        <width>368</width>
        <height>161</height>
       </rect>
      </property>
      <attribute name="label">
       <string>► 설정</string>
      </attribute>
      <layout class="QHBoxLayout" name="horizontalLayout_5">
       <item>
        <layout class="QVBoxLayout" name="verticalLayout">
         <item>
          <widget class="QCheckBox" name="background_media">
           <property name="sizePolicy">
            <sizepolicy hsizetype="Minimum" vsizetype="Fixed">
             <horstretch>0</horstretch>
             <verstretch>0</verstretch>
            </sizepolicy>
           </property>
           <property name="text">
            <string>배경음악</string>
           </property>
           <property name="checked">
            <bool>true</bool>
           </property>
           <property name="autoRepeat">
            <bool>false</bool>
           </property>
           <property name="tristate">
            <bool>false</bool>
           </property>
          </widget>
         </item>
         <item>
          <widget class="QCheckBox" name="event_media">
           <property name="text">
            <string>효과음</string>
           </property>
           <property name="checked">
            <bool>true</bool>
           </property>
           <property name="autoRepeat">
            <bool>false</bool>
           </property>
           <property name="tristate">
            <bool>false</bool>
           </property>
          </widget>
         </item>
         <item>
          <spacer name="verticalSpacer">
           <property name="orientation">
            <enum>Qt::Vertical</enum>
           </property>
           <property name="sizeType">
            <enum>QSizePolicy::Maximum</enum>
           </property>
           <property name="sizeHint" stdset="0">
            <size>
             <width>20</width>
             <height>500</height>
            </size>
           </property>
          </spacer>
         </item>
        </layout>
       </item>
      </layout>
     </widget>
    </widget>
   </item>
   <item>
    <widget class="QPushButton" name="close">
     <property name="sizePolicy">
      <sizepolicy hsizetype="Minimum" vsizetype="Fixed">
       <horstretch>0</horstretch>
       <verstretch>0</verstretch>
      </sizepolicy>
     </property>
     <property name="text">
      <string>닫기</string>
     </property>
    </widget>
   </item>
  </layout>
 </widget>
 <resources/>
 <connections/>
</ui>
